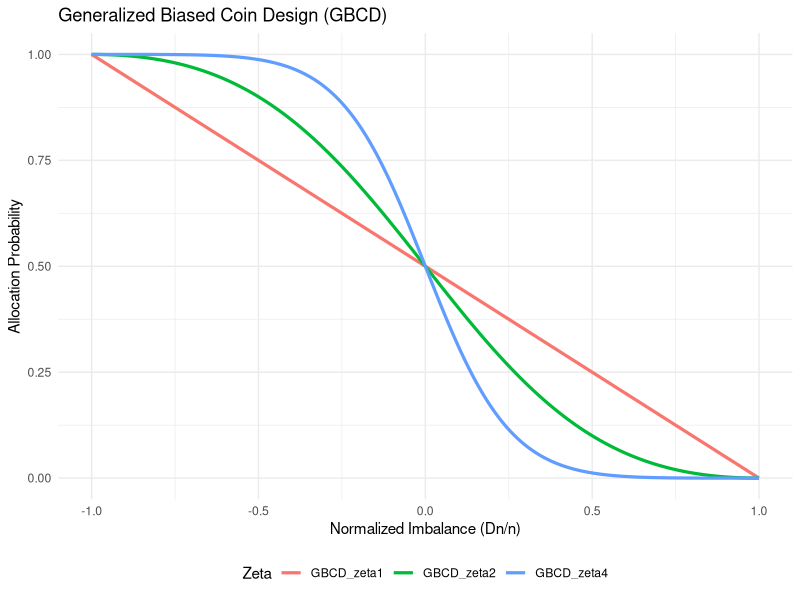
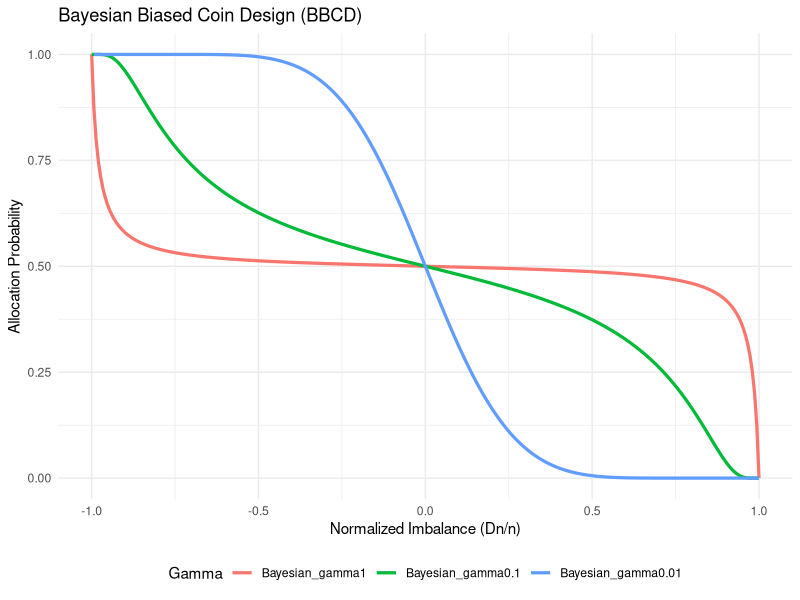
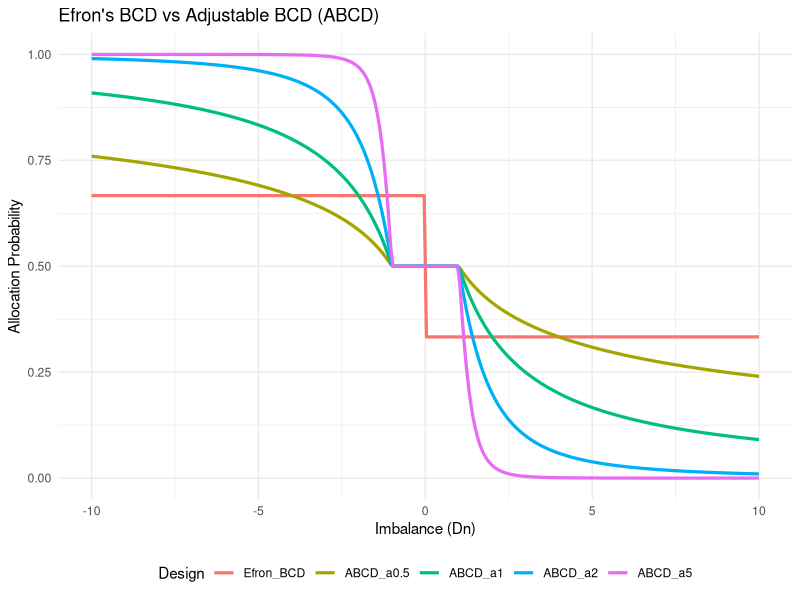
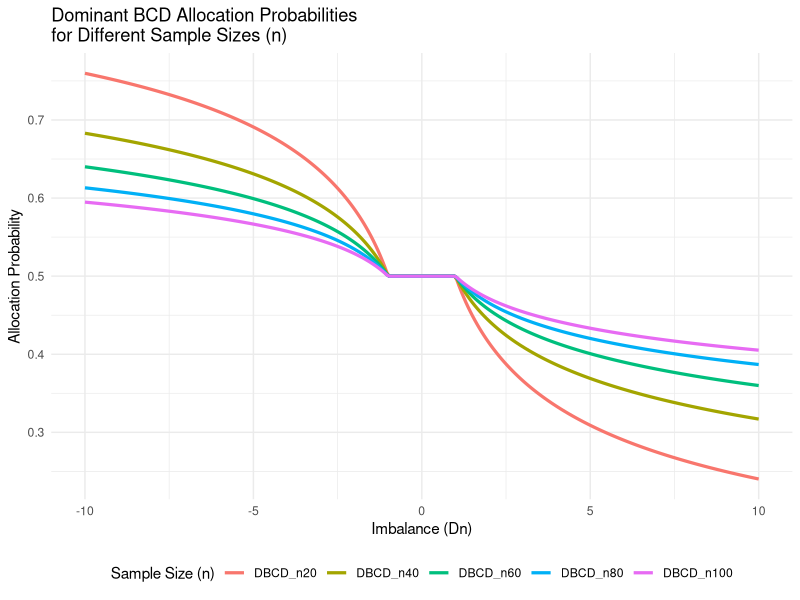

Here is the R script that generated these plots, in order:
library(ggplot2)
library(reshape2)

# 1. Efron's Biased Coin Design (fixed p)
efron_bcd <- function(Dn, p = 2/3) {
  if (Dn < 0) return(p)
  if (Dn == 0) return(0.5)
  return(1 - p)
}

# 2. GBCD (Generalized Biased Coin Design)
gbcd_probability <- function(Dn, n, zeta = 1) {
  x <- Dn / n
  x <- max(min(x, 1), -1)  # Clip x to [-1,1]
  numerator <- (1 - x)^zeta
  denominator <- numerator + (1 + x)^zeta
  prob <- numerator / denominator
  return(prob)
}

# 3. ABCD (Adjustable Biased Coin Design)
abcd_f <- function(Dn, a = 1) {
  if (abs(Dn) <= 1) {
    return(0.5)
  } else if (Dn > 1) {
    return(1 / (1 + (Dn^a)))
  } else { 
    return((abs(Dn)^a) / (1 + (abs(Dn)^a)))
  }
}

# 4. Bayesian BCD with clipping and epsilon to avoid division by zero
bayesian_bcd <- function(Dn, n, gamma) {
  epsilon <- 1e-8
  x <- Dn / n
  x <- max(min(x, 1 - epsilon), -1 + epsilon)
  
  base_term <- 1 + (1 - x) / (n * (1 + x + epsilon))
  alt_term <- 1 + (1 + x) / (n * (1 - x + epsilon))
  
  numerator <- base_term^(1 / gamma)
  denominator <- numerator + alt_term^(1 / gamma)
  prob <- numerator / denominator
  return(prob)
}

# 5. Dominant BCD
dbcd_probability <- function(Dn, n) {
  a_n <- 1 / (floor(n / 20) + 1)
  if (abs(Dn) <= 1) {
    prob <- 0.5
  } else if (Dn > 1) {
    prob <- 1 / (1 + (Dn^a_n))
  } else { 
    prob <- (abs(Dn)^a_n) / (1 + (abs(Dn)^a_n))
  }
  return(prob)
}

# Prepare sequences
Dn_values <- seq(-10, 10, length.out = 300)
Dn_values_norm <- seq(-1, 1, length.out = 300)
n_fixed <- 50

# --- 1. GBCD plot ---
df_gbcd <- data.frame(
  Dn_norm = Dn_values_norm,
  GBCD_zeta1 = sapply(Dn_values_norm * n_fixed, function(d) gbcd_probability(d, n_fixed, zeta = 1)),
  GBCD_zeta2 = sapply(Dn_values_norm * n_fixed, function(d) gbcd_probability(d, n_fixed, zeta = 2)),
  GBCD_zeta4 = sapply(Dn_values_norm * n_fixed, function(d) gbcd_probability(d, n_fixed, zeta = 4))
)

df_gbcd_melt <- melt(df_gbcd, id.vars = "Dn_norm")

plot_gbcd <- ggplot(df_gbcd_melt, aes(x = Dn_norm, y = value, color = variable)) +
  geom_line(size = 1.1) +
  labs(title = "Generalized Biased Coin Design (GBCD)",
       x = "Normalized Imbalance (Dn/n)",
       y = "Allocation Probability",
       color = "Zeta") +
  theme_minimal() +
  theme(legend.position = "bottom")

# --- 2. Bayesian BCD plot ---
df_bayesian <- data.frame(
  Dn_norm = Dn_values_norm,
  Bayesian_gamma1 = sapply(Dn_values_norm * n_fixed, function(d) bayesian_bcd(d, n_fixed, gamma = 1)),
  Bayesian_gamma0.1 = sapply(Dn_values_norm * n_fixed, function(d) bayesian_bcd(d, n_fixed, gamma = 0.1)),
  Bayesian_gamma0.01 = sapply(Dn_values_norm * n_fixed, function(d) bayesian_bcd(d, n_fixed, gamma = 0.01))
)

df_bayesian_melt <- melt(df_bayesian, id.vars = "Dn_norm")

plot_bayesian <- ggplot(df_bayesian_melt, aes(x = Dn_norm, y = value, color = variable)) +
  geom_line(size = 1.1) +
  labs(title = "Bayesian Biased Coin Design (BBCD)",
       x = "Normalized Imbalance (Dn/n)",
       y = "Allocation Probability",
       color = "Gamma") +
  theme_minimal() +
  theme(legend.position = "bottom")

# --- 3. Efron vs ABCD plot ---
abcd_as <- c(0.5, 1, 2, 5)
df_abcd <- data.frame(Dn = Dn_values,
                      Efron_BCD = sapply(Dn_values, efron_bcd))

for (a_val in abcd_as) {
  col_name <- paste0("ABCD_a", a_val)
  df_abcd[[col_name]] <- sapply(Dn_values, function(d) abcd_f(d, a = a_val))
}

df_abcd_melt <- melt(df_abcd, id.vars = "Dn")

plot_abcd <- ggplot(df_abcd_melt, aes(x = Dn, y = value, color = variable)) +
  geom_line(size = 1.1) +
  labs(title = "Efron's BCD vs Adjustable BCD (ABCD)",
       x = "Imbalance (Dn)",
       y = "Allocation Probability",
       color = "Design") +
  theme_minimal() +
  theme(legend.position = "bottom")

# --- 4. Dominant BCD for different n ---
dominant_ns <- c(20, 40, 60, 80, 100)
df_dbcd <- data.frame(Dn = Dn_values)

for (n_val in dominant_ns) {
  col_name <- paste0("DBCD_n", n_val)
  df_dbcd[[col_name]] <- sapply(Dn_values, function(d) dbcd_probability(d, n_val))
}

df_dbcd_melt <- melt(df_dbcd, id.vars = "Dn")

plot_dbcd <- ggplot(df_dbcd_melt, aes(x = Dn, y = value, color = variable)) +
  geom_line(size = 1.1) +
  labs(title = "Dominant BCD Allocation Probabilities\nfor Different Sample Sizes (n)",
       x = "Imbalance (Dn)",
       y = "Allocation Probability",
       color = "Sample Size (n)") +
  theme_minimal() +
  theme(legend.position = "bottom")

# Print all plots
print(plot_gbcd)
print(plot_bayesian)
print(plot_abcd)
print(plot_dbcd)
